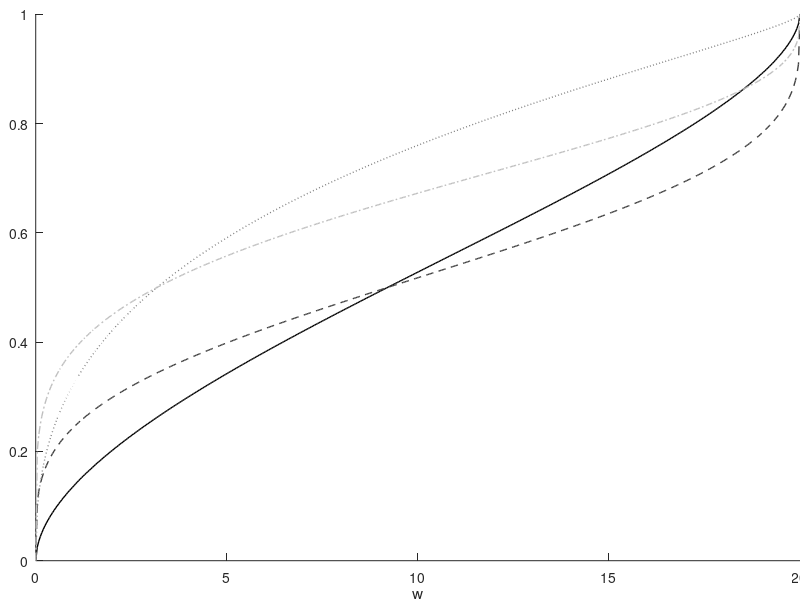

Recreate this plot in MATLAB. (Note: this script raises an error after producing the figure.)
cd('C:\Dropbox\Weighted New\pvalue_weighting_matlab\Examples\Example09 - Optimization Plots');
addpath '../../Code'
addpath '../../Code/Helper Code'
%% plot summand in objective function
eta_a = [-0.1 -1];
sigma_a = [1 2];
q = 1/20;

a = {'-','--',':','-.'};
figure, hold on
col = colormap(gray(5));
for i=1:length(eta_a)
  for j=1:length(sigma_a)
    eta = eta_a(i);
    sigma  = sigma_a(j);
    gamma = sqrt(1+sigma^2);   
    generic_term = @(w) normcdf( (norminv(q*w)-eta)/gamma);
    h = ezplot(generic_term,[0,1/q]);
    ylim([0,1]);
    set(h,'LineWidth',1);  %# Sets the line width to 1
    c = a(2*(i-1)+j);
    set(h,'LineStyle',c{1}); 
    set(h,'color',col(2*(i-1)+j,:));
  end
end
%h_legend = legend('\eta=-0.1,\sigma=1', '\eta=-0.1,\sigma=2', '\eta=-1,\sigma=1', '\eta=-1,\sigma=2', ...
  %'location', 'southeast');
%set(h_legend,'FontSize',7);
title([]);
set(gca,'LooseInset',get(gca,'TightInset'))

%% plot
saveTightFigure(gcf,'objective_function.pdf')

%% grayscale
saveTightFigure(gcf,'objective_function_grayscale.pdf')


%% Not used: 
%%
addpath '../External Helper Code'
%plot generic term - as a function of c
eta = -1;
sigma = 1;
gamma = sqrt(1+sigma^2);
lambda = 1.2;
generic_term = @(c) normcdf( (c-eta)/gamma) - lambda*normcdf(c);

h = ezplot(generic_term,[-10,10]);
set(h,'LineWidth',2);  %# Sets the line width to 2

%%
filename = sprintf( './generic_term.png');
saveas(gcf, filename,'png');
fprintf(['Saved Results to ' filename '\n']);